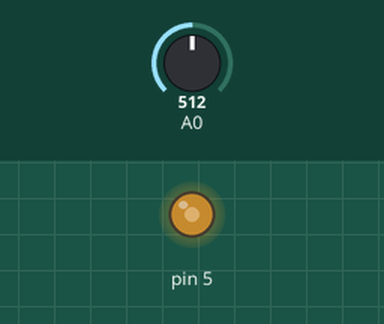
This sketch was run on a simulated Arduino Uno, built with avr-gcc and run on an emulated ATmega328P. On the bench: output pins drawn as LEDs (lit = HIGH). The test bench sets the inputs (shaded band); at power-on: A0 = 512.

Above: at 1.2 s.
1.3 s: A0 set to 716
At 2.3 s:
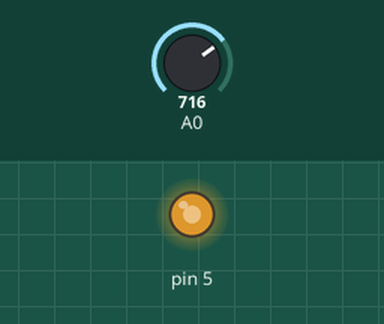
2.8 s: A0 set to 900
At 3.4 s:
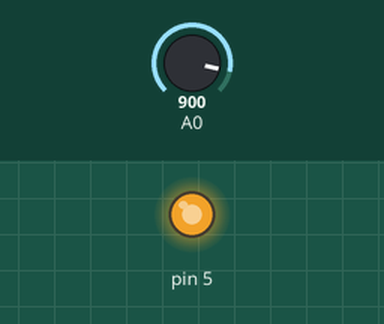
4.3 s: A0 set to 122
At 4.6 s:
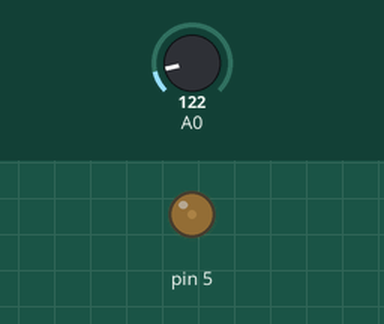
5.8 s: A0 set to 0
At 6.9 s:
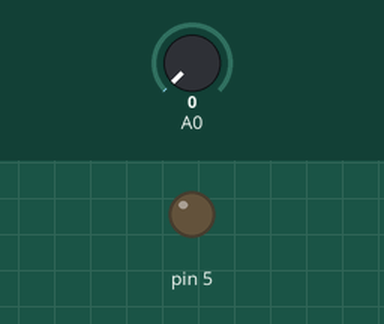
Timing chart, 0 to 8.3 s (numbered marks = the images above; inputs shaded):
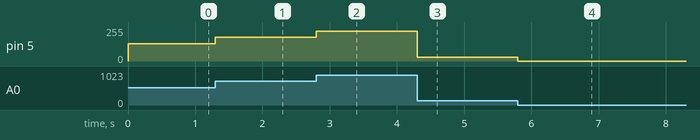

The sketch:

06analoginput.ino
```cpp
void setup() {
  // put your setup code here, to run once:
  //Serial.begin(9600);
  pinMode(5, OUTPUT);
}

void loop() {
  // put your main code here, to run repeatedly:
  int val = analogRead(A0);
  //Serial.println(val);
  analogWrite(5, val/4);
}
```

Measured:
- after the input at 1.3 s, pin 5: 128/255 → 179/255 at once
- after the input at 2.8 s, pin 5: 179/255 → 225/255 at once
- after the input at 4.3 s, pin 5: 225/255 → 30/255 at once
- after the input at 5.8 s, pin 5: 30/255 → 0/255 at once
